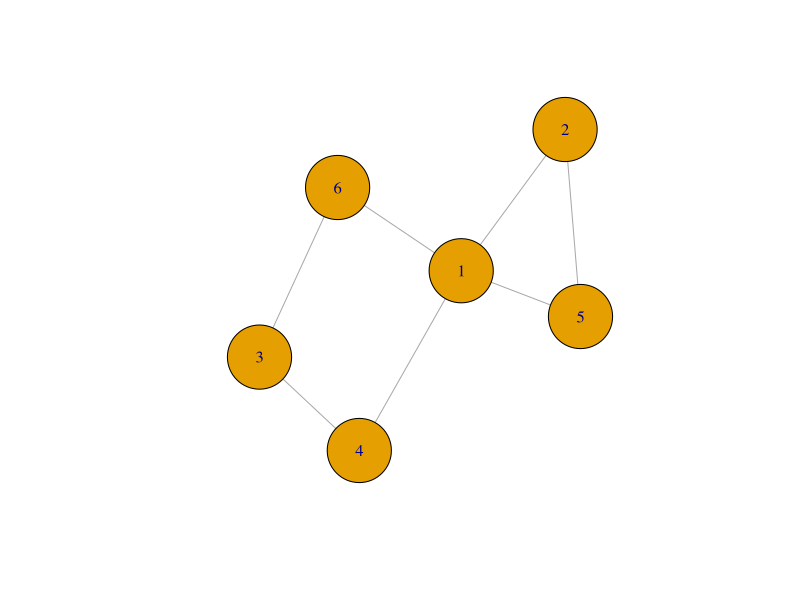
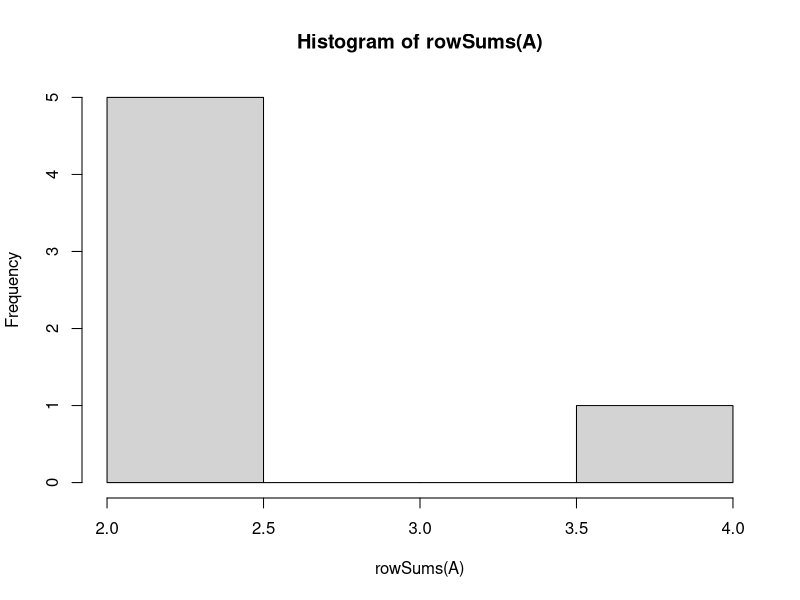

These figures' R source, in order:
##################################################
## Social Network Analysis in Comparative Politics
## Chao-Yo Cheng
## Dec 3, 2019
##################################################

##### One-mode projection #####
B = matrix(NA, 4, 5)
B[1,] = c(1,0,0,1,0)
B[2,] = c(1,1,1,1,0)
B[3,] = c(0,1,1,0,1)
B[4,] = c(0,0,1,1,1)

proj <- t(B) %*% B
diag(proj) 

##### Example of simple graph #####
A <- matrix(NA, 6, 6)
A[,1] <- c(0,1,0,1,1,1)
A[,2] <- c(1,0,0,0,1,0)
A[,3] <- c(0,0,0,1,0,1)
A[,4] <- c(1,0,1,0,0,0)
A[,5] <- c(1,1,0,0,0,0)
A[,6] <- c(1,0,1,0,0,0)

colnames(A) <- 1:6
rownames(A) <- 1:6

dim(A) # 6x6
table(as.numeric(A)) # 0 or 1 (binary ties)
diag(A) # no self-edges
isSymmetric(A) # symmetric

library(igraph)
Anet <- graph.adjacency(A, mode="undirected")
V(Anet)$name <- 1:6
plot.igraph(Anet, vertex.size=40)

##### Degree #####
hist(rowSums(A))
sum(colSums(A))/2

sum(degree(Anet))/6
ecount(Anet)*2/6

##### Density #####
edge_density(Anet)
(sum(degree(Anet))/6)/(6-1)

##### Walks #####
w1 <- A
w2 <- A %*% A
w3 <- A %*% A %*% A 
w4 <- A %*% A %*% A %*% A 
w5 <- A %*% A %*% A %*% A %*% A

# shortest distance between 1 and 2?
w1[1,2]
w2[1,2]
w3[1,2]
w4[1,2]
w5[1,2]

# shortest distance between 1 and 3?
w1[1,3]
w2[1,3]
w3[1,3]
w4[1,3]
w5[1,3]

# shortest distance between 2 and 3? 
w1[2,3]
w2[2,3]
w3[2,3]
w4[2,3]
w5[2,3]
